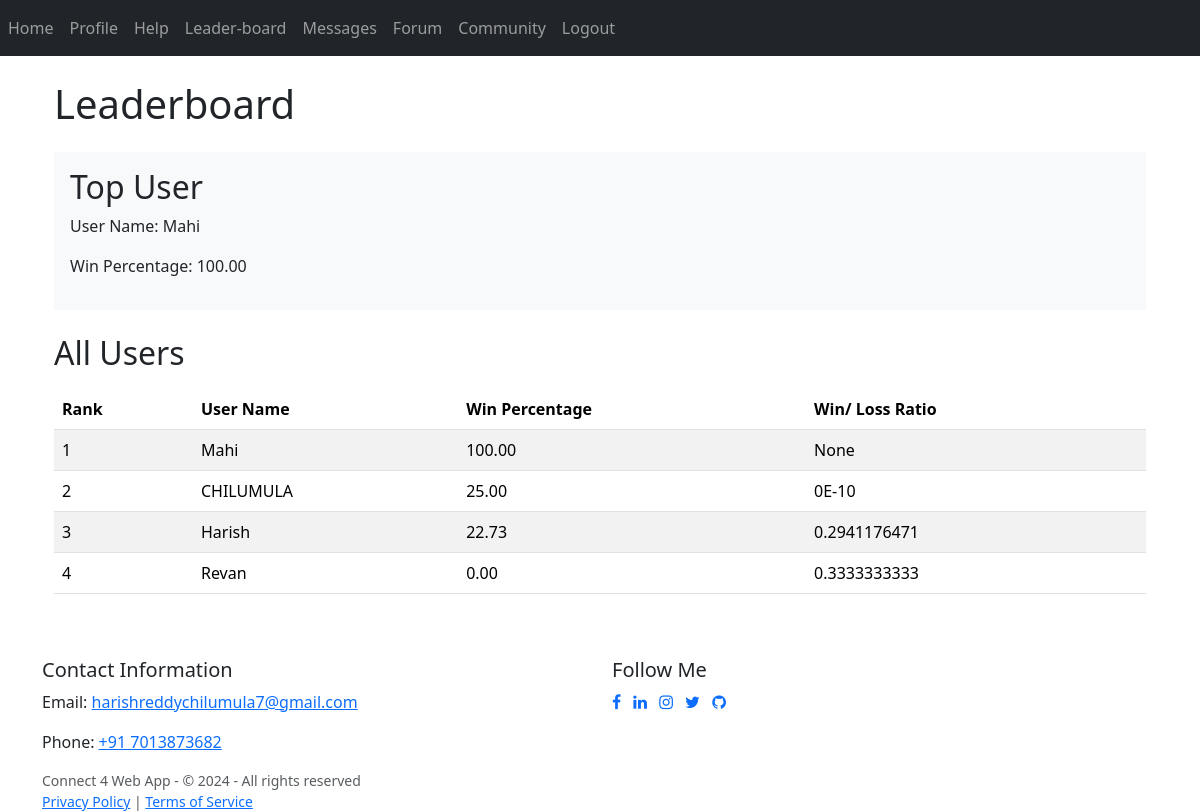
The page /leaderboard (signed in) on the database its author committed.
### website/models.py (models this page shows)
class User(db.Model, UserMixin):
    id = db.Column(db.Integer, primary_key=True)
    email = db.Column(db.String(150), unique=True, nullable=False)
    password = db.Column(db.String(150), nullable=False)
    first_name = db.Column(db.String(150), nullable=False)
    games = db.relationship('Game', backref='player', lazy=True)

### website/views.py (the view)
@views.route('/leaderboard')
@login_required
def leaderboard():
    users = db.session.query(Game.user_id, (Game.won / (Game.played - Game.won)).label('win_loss_ratio')).all()
    users2 = db.session.query(Game.user_id, (Game.won / Game.played * 100).label('percentage')).all()
    sorted_users_played = sorted(users, key=lambda x: x.win_loss_ratio if x.win_loss_ratio is not None else float('-inf'))
    sorted_users = sorted(users2, key=lambda x: x.percentage if x.percentage is not None else float('-inf'), reverse=True)
    enumerated_users = list(enumerate(sorted_users))
    top_user = sorted_users[0] if sorted_users else None
    return render_template('leaderboard.html', user=current_user, top_user=top_user, sorted_users=enumerated_users, sorted_users_played=sorted_users_played)

### website/__init__.py (called while the page is built)
def create_app():
    app = Flask(__name__)
    app.config['SECRET_KEY'] = 'hjshjhdjah kjshkjdhjs'
    app.config['SQLALCHEMY_DATABASE_URI'] = f'sqlite:///{DB_NAME}'
    db.init_app(app)
    from .views import views
    from .auth import auth
    app.register_blueprint(views, url_prefix='/')
    app.register_blueprint(auth, url_prefix='/')
    from .models import User, Game
    with app.app_context():
        db.create_all()
    login_manager = LoginManager()
    login_manager.login_view = 'auth.login'
    login_manager.init_app(app)
    @login_manager.user_loader
    def load_user(id):
        return User.query.get(int(id))
    return app

### website/templates/leaderboard.html (shortened to what this page needs)
{% extends "base.html" %}
{% block content %}
<div class="container">
    <h1 class="mt-4">Leaderboard</h1>
    {% if top_user %}
    <div class="top-user bg-light p-3 mt-4">
        <h2>Top User</h2>
        <p>User Name:
            {% set usercur = user.query.get(top_user.user_id) %}
            {% if usercur %}
                {{ usercur.first_name }}
            {% else %}
                User Not Found
            {% endif %}
        </p>
        <p>Win Percentage: {{ '%0.2f'|format(top_user.percentage) }}</p>
    </div>
    {% else %}
    <p class="mt-4">No users found.</p>
    {% endif %}
    <h2 class="mt-4">All Users</h2>
    <div class="table-responsive">
        <table class="table table-striped mt-2">
            <thead>
                <tr>
                    <th>Rank</th>
                    <th>User Name</th>
                    <th>Win Percentage</th>
                    <th>Win/ Loss Ratio</th>
                </tr>
            </thead>
            <tbody>
                {% for ii, iuser in sorted_users %}
                    {% set user_obj = user.query.get(iuser.user_id) %}
                    <tr>
                        <td>{{ ii + 1 }}</td>
                        <td>{{ user_obj.first_name if user_obj else 'User Not Found' }}</td>
                        <td>
                            {% if iuser.win_loss_ratio is not none %}
                                {{ '%0.2f'|format(iuser.percentage) }}
                            {% else %}
                                N/A
                            {% endif %}
                        </td>
                        <td>
                            {{ sorted_users_played[ii].win_loss_ratio }}
                        </td>
                    </tr>
                {% endfor %}
            </tbody>
        </table>
    </div>
</div>
{% endblock %}

### rows shown on the page
User: first_name "Mahi", first_name "Mahi"
User: first_name "CHILUMULA"
User: first_name "Harish"
User: first_name "Revan"

### other values the page prints
{{ '%0.2f'|format(top_user.percentage) }} "100.00"
{{ ii + 1 }} "1" "2" "3" "4"
{{ '%0.2f'|format(iuser.percentage) }} "100.00" "25.00" "22.73" "0.00"
{{ sorted_users_played[ii].win_loss_ratio }} "None" "0E-10" "0.2941176471" "0.3333333333"
